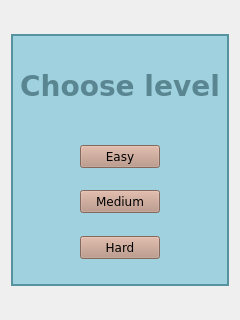
<?xml version="1.0" encoding="UTF-8"?>
<ui version="4.0">
 <class>UILevelMenu</class>
 <widget class="QWidget" name="UILevelMenu">
  <property name="geometry">
   <rect>
    <x>0</x>
    <y>0</y>
    <width>240</width>
    <height>320</height>
   </rect>
  </property>
  <property name="minimumSize">
   <size>
    <width>240</width>
    <height>320</height>
   </size>
  </property>
  <property name="windowTitle">
   <string>Minesweeper</string>
  </property>
  <layout class="QVBoxLayout" name="verticalLayout_2">
   <item alignment="Qt::AlignVCenter">
    <widget class="QSplitter" name="splitter">
     <property name="enabled">
      <bool>true</bool>
     </property>
     <property name="sizePolicy">
      <sizepolicy hsizetype="Preferred" vsizetype="Minimum">
       <horstretch>0</horstretch>
       <verstretch>0</verstretch>
      </sizepolicy>
     </property>
     <property name="styleSheet">
      <string notr="true">.QSplitter {
background-color: #9FD1DE;
border: 2px solid #5693a1;
}</string>
     </property>
     <property name="orientation">
      <enum>Qt::Vertical</enum>
     </property>
     <property name="handleWidth">
      <number>0</number>
     </property>
     <widget class="QLabel" name="levelLabel">
      <property name="minimumSize">
       <size>
        <width>0</width>
        <height>0</height>
       </size>
      </property>
      <property name="maximumSize">
       <size>
        <width>16777215</width>
        <height>168</height>
       </size>
      </property>
      <property name="font">
       <font>
        <family>Verdana</family>
        <pointsize>21</pointsize>
        <weight>75</weight>
        <bold>true</bold>
       </font>
      </property>
      <property name="styleSheet">
       <string notr="true">color: #5a8691;</string>
      </property>
      <property name="text">
       <string>Choose level</string>
      </property>
      <property name="alignment">
       <set>Qt::AlignCenter</set>
      </property>
     </widget>
     <widget class="QFrame" name="verticalFrame">
      <property name="maximumSize">
       <size>
        <width>16777215</width>
        <height>148</height>
       </size>
      </property>
      <property name="frameShadow">
       <enum>QFrame::Plain</enum>
      </property>
      <layout class="QVBoxLayout" name="verticalLayout">
       <item alignment="Qt::AlignHCenter|Qt::AlignVCenter">
        <widget class="QPushButton" name="easyPushButton">
         <property name="sizePolicy">
          <sizepolicy hsizetype="Minimum" vsizetype="Minimum">
           <horstretch>0</horstretch>
           <verstretch>0</verstretch>
          </sizepolicy>
         </property>
         <property name="font">
          <font>
           <family>Verdana</family>
          </font>
         </property>
         <property name="styleSheet">
          <string notr="true">background-color: #b89180;</string>
         </property>
         <property name="text">
          <string>Easy</string>
         </property>
        </widget>
       </item>
       <item>
        <spacer name="verticalSpacer_3">
         <property name="orientation">
          <enum>Qt::Vertical</enum>
         </property>
         <property name="sizeHint" stdset="0">
          <size>
           <width>20</width>
           <height>40</height>
          </size>
         </property>
        </spacer>
       </item>
       <item alignment="Qt::AlignHCenter|Qt::AlignVCenter">
        <widget class="QPushButton" name="mediumPushButton">
         <property name="font">
          <font>
           <family>Verdana</family>
          </font>
         </property>
         <property name="styleSheet">
          <string notr="true">background-color: #b89180;</string>
         </property>
         <property name="text">
          <string>Medium</string>
         </property>
        </widget>
       </item>
       <item>
        <spacer name="verticalSpacer_2">
         <property name="orientation">
          <enum>Qt::Vertical</enum>
         </property>
         <property name="sizeHint" stdset="0">
          <size>
           <width>20</width>
           <height>40</height>
          </size>
         </property>
        </spacer>
       </item>
       <item alignment="Qt::AlignHCenter|Qt::AlignVCenter">
        <widget class="QPushButton" name="hardPushButton">
         <property name="font">
          <font>
           <family>Verdana</family>
          </font>
         </property>
         <property name="styleSheet">
          <string notr="true">background-color: #b89180;</string>
         </property>
         <property name="text">
          <string>Hard</string>
         </property>
        </widget>
       </item>
       <item>
        <spacer name="verticalSpacer">
         <property name="orientation">
          <enum>Qt::Vertical</enum>
         </property>
         <property name="sizeHint" stdset="0">
          <size>
           <width>20</width>
           <height>40</height>
          </size>
         </property>
        </spacer>
       </item>
      </layout>
     </widget>
    </widget>
   </item>
  </layout>
 </widget>
 <resources/>
 <connections/>
</ui>
